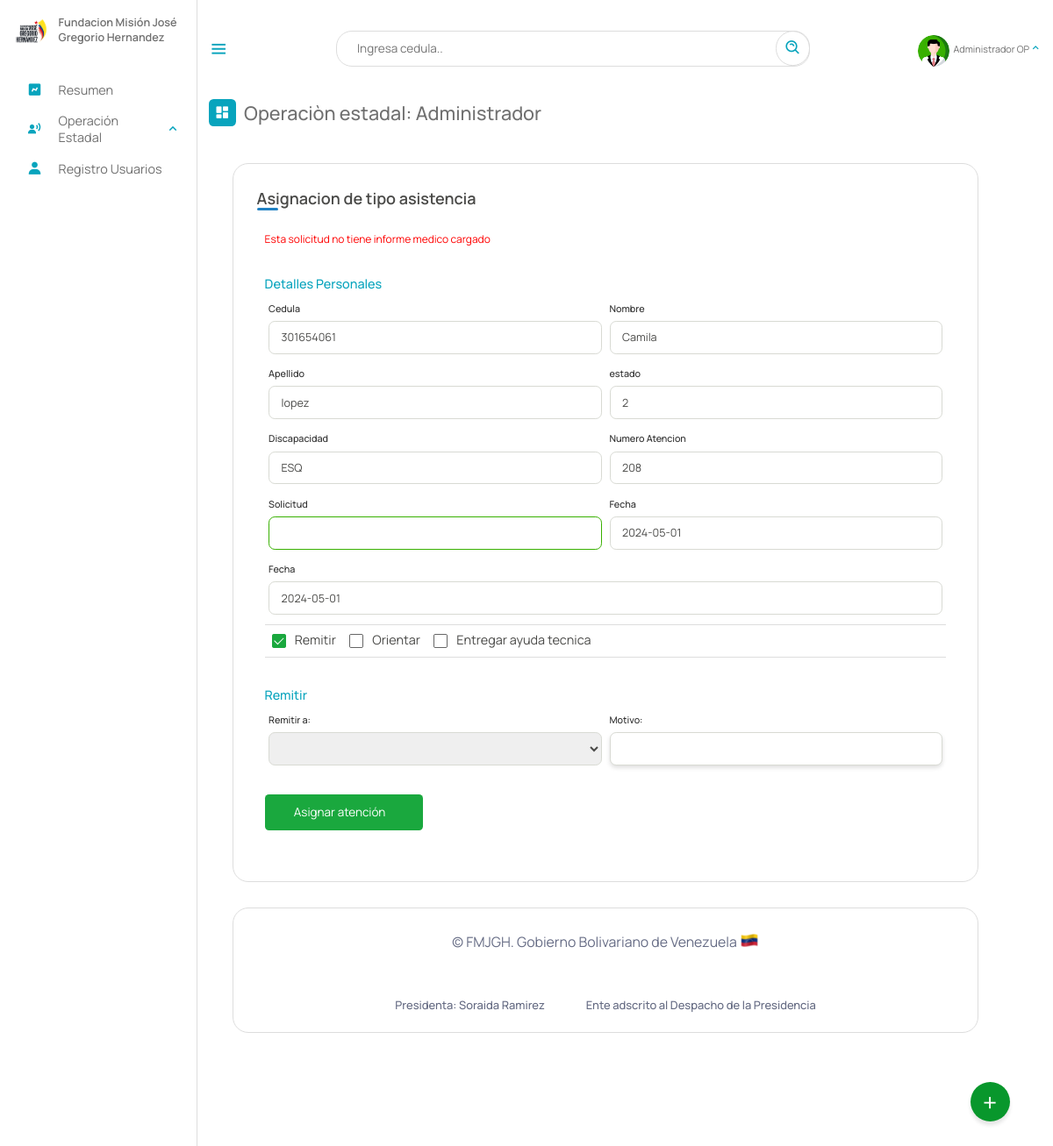
/Escritorio/14,3-asignarAtencionEstadal.php?numero_aten=208 (signed in), run on an earlier commit of the app's database.
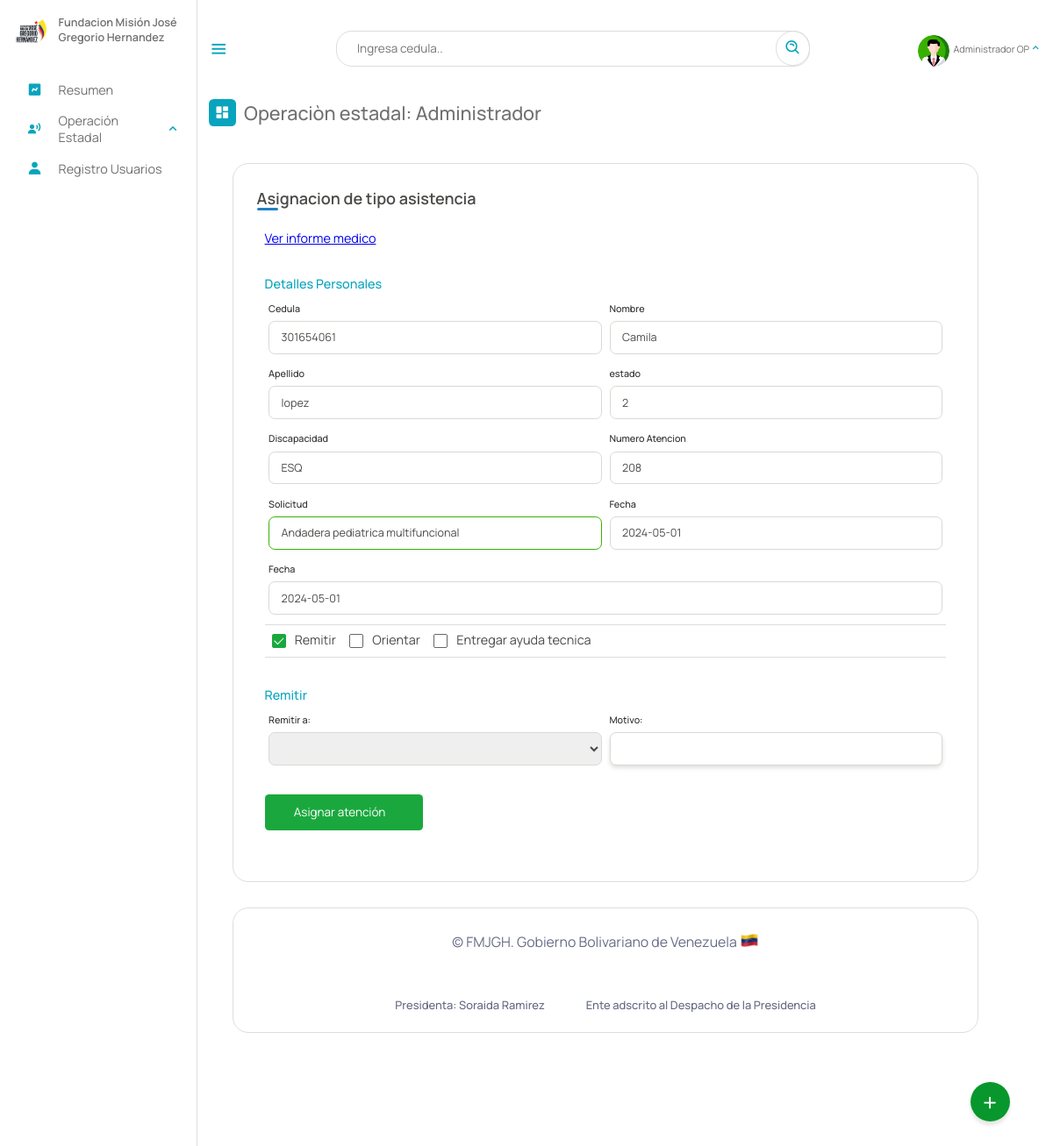
And on a later commit of the database.
### tables this page shows
CREATE TABLE `atenciones_coordinaciones` (
  `asignado` int(12) DEFAULT NULL,
  `numero_aten` int(11) NOT NULL AUTO_INCREMENT,
  `cedula` int(12) NOT NULL,
  `fecha_aten` date DEFAULT NULL,
  `atencion_solicitada` text DEFAULT NULL,
  `atencion_recibida` varchar(10) DEFAULT NULL,
  `atencion_brindada` varchar(10) DEFAULT NULL,
  `statu` text DEFAULT 'Sin atencion',
  `por` int(12) DEFAULT NULL,
  `fecha_creada` timestamp NOT NULL DEFAULT current_timestamp(),
  `urgencia` text DEFAULT NULL,
  `archivo` varchar(2048) DEFAULT NULL,
  `informe` varchar(2048) DEFAULT NULL,
  PRIMARY KEY (`numero_aten`),
  KEY `cedula` (`cedula`),
  KEY `atencion_recibida` (`atencion_recibida`),
  KEY `atencion_brindada` (`atencion_brindada`),
  KEY `por` (`por`),
  KEY `asignado` (`asignado`),
  CONSTRAINT `atenciones_coordinaciones_ibfk_1` FOREIGN KEY (`atencion_recibida`) REFERENCES `tipo_ayuda_tecnica` (`id`) ON DELETE CASCADE ON UPDATE CASCADE,
  CONSTRAINT `atenciones_coordinaciones_ibfk_2` FOREIGN KEY (`atencion_brindada`) REFERENCES `atencion_recibida` (`id`) ON DELETE CASCADE,
  CONSTRAINT `atenciones_coordinaciones_ibfk_3` FOREIGN KEY (`asignado`) REFERENCES `usuario` (`cedula`) ON DELETE CASCADE ON UPDATE CASCADE,
  CONSTRAINT `atenciones_coordinaciones_ibfk_4` FOREIGN KEY (`por`) REFERENCES `usuario` (`cedula`) ON DELETE CASCADE ON UPDATE CASCADE,
  CONSTRAINT `atenciones_coordinaciones_ibfk_5` FOREIGN KEY (`cedula`) REFERENCES `beneficiario` (`cedula`) ON DELETE CASCADE ON UPDATE CASCADE
);

CREATE TABLE `beneficiario` (
  `cedula` int(12) NOT NULL,
  `nombre` text NOT NULL,
  `apellido` text NOT NULL,
  `fecha_naci` date NOT NULL,
  `email` varchar(50) NOT NULL,
  `telefono` varchar(12) NOT NULL,
  `nacionalidad` char(2) NOT NULL,
  `edad` int(2) NOT NULL,
  `sexo` char(1) NOT NULL,
  `edo_civil` text NOT NULL,
  `nro_hijo` int(2) DEFAULT NULL,
  `estado` varchar(10) NOT NULL,
  `municipio` varchar(20) NOT NULL,
  `parroquia` varchar(10) NOT NULL,
  `discapacidad` varchar(10) NOT NULL,
  `atencion_solicitada` varchar(10) NOT NULL,
  `certificado` varchar(50) DEFAULT NULL,
  `registrado_por` text DEFAULT NULL,
  `fecha_registro` date NOT NULL,
  PRIMARY KEY (`cedula`),
  KEY `estado` (`estado`),
  KEY `discapacidad` (`discapacidad`),
  KEY `atencion_solicitada` (`atencion_solicitada`),
  KEY `municipio` (`municipio`),
  KEY `parroquia` (`parroquia`),
  CONSTRAINT `beneficiario_ibfk_1` FOREIGN KEY (`estado`) REFERENCES `estados` (`id_estados`) ON DELETE CASCADE,
  CONSTRAINT `beneficiario_ibfk_2` FOREIGN KEY (`municipio`) REFERENCES `municipios` (`id_municipios`) ON DELETE CASCADE,
  CONSTRAINT `beneficiario_ibfk_3` FOREIGN KEY (`parroquia`) REFERENCES `parroquia` (`id`) ON DELETE CASCADE ON UPDATE CASCADE,
  CONSTRAINT `beneficiario_ibfk_4` FOREIGN KEY (`discapacidad`) REFERENCES `discapacid_e` (`id_e`) ON DELETE CASCADE,
  CONSTRAINT `beneficiario_ibfk_5` FOREIGN KEY (`atencion_solicitada`) REFERENCES `tipoatencion` (`id`) ON DELETE CASCADE
);

### php/01-atenciones-estadales.php (called while the page is built, shortened)
<?php
include_once("ManejadorBD.php");
class AtencionesEstadales extends ManejadorBD
{
	private $numero_aten;
	private $cnn;
	public function __construct($tipoConexion)
	{
		$this->cnn = parent::conectar($tipoConexion);
	}
	public function setnumero_aten($numero_aten)
	{
		$this->numero_aten = $numero_aten;
	}
	public function consultarAtenciones()
	{
		try {
			$stmt = $this->cnn->prepare("SELECT  numero_aten,  beneficiario.cedula, beneficiario.nombre, beneficiario.apellido, beneficiario.estado,beneficiario.discapacidad, atenciones_coordinaciones.atencion_solicitada, atenciones_coordinaciones.informe FROM atenciones_coordinaciones, beneficiario WHERE numero_aten = :numero_aten and beneficiario.cedula = atenciones_coordinaciones.cedula and atenciones_coordinaciones.fecha_aten IS NULL;");
			$stmt->setFetchMode(PDO::FETCH_ASSOC);
			$stmt->bindParam(':numero_aten', $this->numero_aten);
			$stmt->execute();
			return $stmt->fetch();
		} catch (PDOException $error) {
			echo "Error: ejecutando consulta SQL." . $error->getMessage();
			exit();
		}
	}
}

### php/ManejadorBD.php (called while the page is built, shortened)
<?php
	class ManejadorBD extends PDO {
		public $srv	= SRV;
		public $usr	= USR;
		public $pas	= PAS;
		public $dbn	= BDN;
		public function conectar($tipoConexion){
			try{
				switch ($tipoConexion) {
				    case 1:
				        $dsn = "mysql:host=$this->srv;dbname=$this->dbn";
				        break;
				}
				$dbh = new PDO($dsn, $this->usr, $this->pas);
    			$dbh->setAttribute(PDO::ATTR_ERRMODE, PDO::ERRMODE_EXCEPTION);
			}catch(PDOException $error){
                echo "Error al Conectar con la Base de Datos: ".$error->getMessage();
                exit();
			}
            $this->conexionBD = $dbh;
			return $this->conexionBD;
		}
	}
?>

### Escritorio/14,3-asignarAtencionEstadal.php (the view, shortened to what the rows shown need)
<?php
include_once("partearriba.php");
?>
<div class="dash-contenido">
    <div class="cont-registro">
        <div class="container">
            <?php
            include_once("../php/01-atenciones-estadales.php");
            $numero = $_REQUEST["numero_aten"];
            $aten = new AtencionesEstadales(1);
            $aten->setnumero_aten($numero);
            $registro = $aten->consultarAtenciones();
            $informe = $registro["informe"];
            ?>
            <?php
            if ($registro) {
            ?>
                <form action="" method="post">
                    <div class="form first">
                        <?php if ($registro["informe"]) { ?>
                            <a href="documentos/informes/<?php echo $registro["informe"] ?>" target="_blank">Ver informe medico</a>
                        <?php } else {
                            echo "<small style='color:red'>Esta solicitud no tiene informe medico cargado</small>";
                        } ?>
                        <div class="details personal">
                            <span class="title">Detalles Personales</span>
                            <div class="fields">
                                <div class="input-field">
                                    <label>Cedula</label>
                                    <input type="text" placeholder="Ingresa el nombre " required readonly name="cedula" id="cedula" value="<?php echo $registro["cedula"] ?>">
                                </div>
                                <div class="input-field">
                                    <label>Nombre</label>
                                    <input type="text" placeholder="Ingresa el nombre " required readonly name="nombre" id="nombre" value="<?php echo $registro["nombre"] ?>">
                                </div>
                                <div class="input-field">
                                    <label>Apellido</label>
                                    <input type="text" placeholder="Ingresa el nombre " required readonly name="apellido" id="apellido" value="<?php echo $registro["apellido"] ?>">
                                </div>
                                <div class="input-field">
                                    <label>estado</label>
                                    <input type="text" placeholder="Ingresa tu Cedula" required readonly name="estado" id="estado" value="<?php echo $registro["estado"] ?>">
                                </div>
                                <div class="input-field">
                                    <label>Discapacidad</label>
                                    <input type="email" placeholder="Ingresa tu correo electronico" required readonly name="discapacidad" id="discapacidad" value="<?php echo $registro["discapacidad"] ?>">
                                </div>
                                <div class="input-field">
                                    <label>Numero Atencion</label>
                                    <input type="number" required readonly name="numero_aten" id="numero_aten" value="<?php echo $registro["numero_aten"] ?>">
                                </div>
                                <div class="input-field">
                                    <label>Solicitud</label>
                                    <input type="text" style="border-color: #38b000;" required readonly name="atencion_solicitada" id="atencion_solicitada" value="<?php echo $registro["atencion_solicitada"] ?>">
                                </div>
                                <div class="input-field">
                                    <label>Fecha</label>
                                    <input type="text" placeholder="Ingresa el codigo de carnet" required readonly name="fecha_aten" id="fecha_aten" value="<?php echo date("Y-m-d") ?>">
                                </div>
                                <div class="input-field">
                                    <label>Fecha</label>
                                    <input type="text" placeholder="Ingresa el codigo de carnet" required readonly name="fecha_aten" id="fecha_aten" value="<?php echo date("Y-m-d") ?>">
                                </div>
                                <div class="checkboxes">
                                    <label class="cl-checkbox">
                                        <span>Remitir</span>
                                    </label>
                                    <label class="cl-checkbox">
                                        <span>Orientar</span>
                                    </label>
                                    <label class="cl-checkbox">
                                        <span>Entregar ayuda tecnica</span>
                                    </label>
                                </div>
                            </div>
                            <div class="details personal" id="entrega_remitir">
                                <span class="title">Remitir</span>
                                <div class="fields">
                                    <div class="input-field">
                                        <label>Remitir a:</label>
                                        <select name="remit" id="remit">
                                            <option></option>
                                            <option value="5Logi">Gestion logistica y infrastructura</option>
                                        </select>
                                    </div>
                                    <div class="input-field">
                                        <label>Motivo:</label>
                                        <input type="text" name="motivo" id="motivo">
                                    </div>
                                </div>
                            </div>
                            <div class="input-field" style="display:flex; gap:8px;">
                                <button class="nextBtn" name="registro" id="registro" <?php if ($informe) {
                                                                                        } else {
                                                                                            echo "disabled";
                                                                                        } ?>>
                                    <span class="btnText">Asignar atención</span>
                                </button>
                            </div>
                        </div>
                    </div>
                <?php
            }
                ?>
                </form>
        </div>
        <?php
        include_once("parteabajo.php");
        ?>

What changed in the data, as far as the page shows it:
changed atenciones_coordinaciones "Camila": informe empty → "662e9db686b09.pdf" (drawn); atencion_solicitada (not shown) → "Andadera pediatrica multifuncional"
Also different on the page:
text no longer shown: "Esta solicitud no tiene informe medico cargado"
text now shown: "Ver informe medico"
